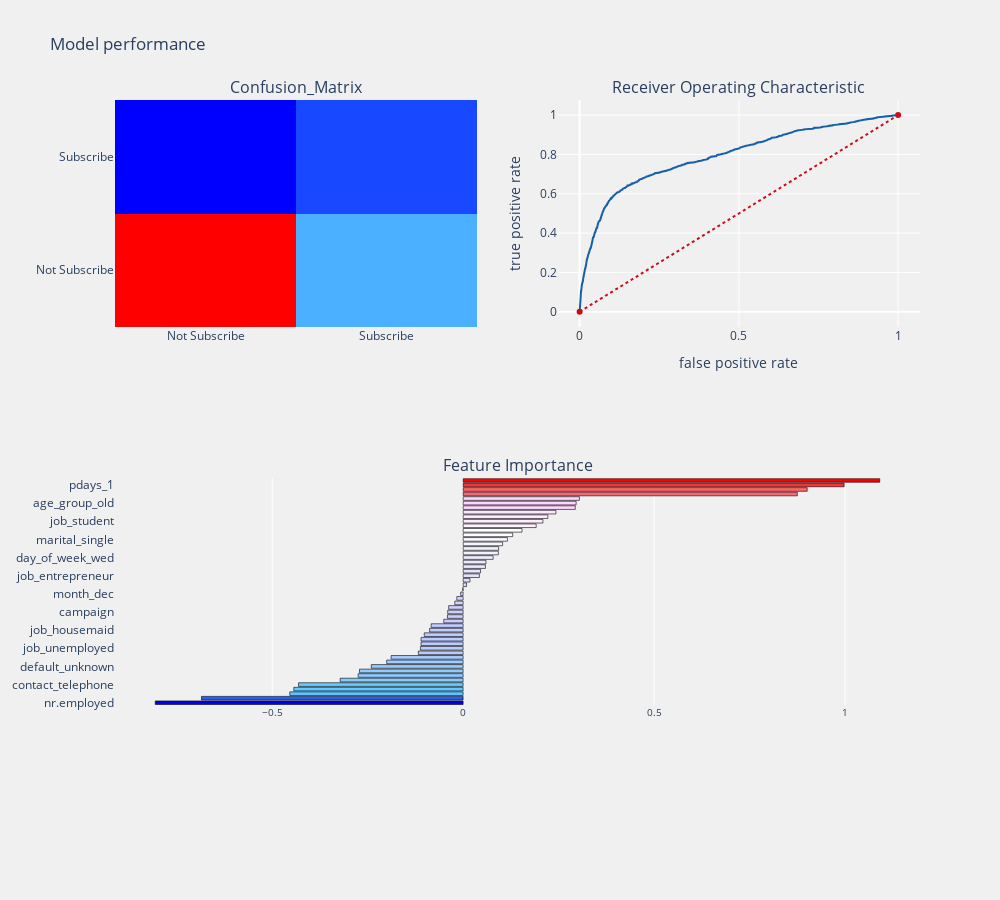

The code cell stored with this chart in its notebook:
### Code cell
from sklearn.linear_model import LogisticRegression

X_scaled_train, X_scaled_test, y_scaled_train, y_scaled_test = train_test_split(df_scaled_dummies.drop(columns=['y']), df_scaled_dummies['y'], test_size=0.25, random_state=42)

lr = LogisticRegression(class_weight={0:1 , 1:8})
select_model_prediction (lr, X_scaled_train, X_scaled_test, y_scaled_train, y_scaled_test,
                         X_train.columns, "coefficient", threshold_plot = True)

### Figure 1 — Plotly figure (JSON) as saved in the notebook; plotly's stock layout.template omitted (floating-point values rounded to 4 significant figures; data arrays with more than 128 entries replaced by an {"elided": "..."} marker saying what was removed)
{"data": [{"colorscale": [[0, "rgb(0,0,255)"], [0.1, "rgb(51,153,255)"], [0.2, "rgb(102,204,255)"], [0.3, "rgb(153,204,255)"], [0.4, "rgb(204,204,255)"], [0.5, "rgb(255,255,255)"], [0.6, "rgb(255,204,255)"], [0.7, "rgb(255,153,255)"], [0.8, "rgb(255,102,204)"], [0.9, "rgb(255,102,102)"], [1, "rgb(255,0,0)"]], "name": "matrix", "showscale": false, "type": "heatmap", "x": ["Not Subscribe", "Subscribe"], "xaxis": "x", "y": ["Not Subscribe", "Subscribe"], "yaxis": "y", "z": [[7589, 1450], [409, 749]]}, {"line": {"color": "rgb(22, 96, 167)", "width": 2}, "name": "Roc:0.7431944303527546", "type": "scatter", "x": {"elided": "2483 float values"}, "xaxis": "x2", "y": {"elided": "2483 float values"}, "yaxis": "y2"}, {"line": {"color": "rgb(205, 12, 24)", "dash": "dot", "width": 2}, "type": "scatter", "x": [0, 1], "xaxis": "x2", "y": [0, 1], "yaxis": "y2"}, {"marker": {"color": [-0.8064, -0.6854, -0.4542, -0.4435, -0.4311, -0.3221, -0.2752, -0.2715, -0.2405, -0.2002, -0.1887, -0.1174, -0.1118, -0.1103, -0.1103, -0.1019, -0.08792, -0.08383, -0.05078, -0.04102, -0.04044, -0.03793, -0.02195, -0.01661, -0.006535, -0.0009854, 0.008851, 0.01789, 0.04254, 0.04558, 0.05831, 0.05986, 0.0786, 0.09217, 0.09286, 0.1033, 0.116, 0.1298, 0.1542, 0.1912, 0.2089, 0.2218, 0.2429, 0.2936, 0.2959, 0.3045, 0.8752, 0.9011, 0.9978, 1.091], "colorscale": [[0, "rgb(0,0,255)"], [0.1, "rgb(51,153,255)"], [0.2, "rgb(102,204,255)"], [0.3, "rgb(153,204,255)"], [0.4, "rgb(204,204,255)"], [0.5, "rgb(255,255,255)"], [0.6, "rgb(255,204,255)"], [0.7, "rgb(255,153,255)"], [0.8, "rgb(255,102,204)"], [0.9, "rgb(255,102,102)"], [1, "rgb(255,0,0)"]], "line": {"color": "black", "width": 0.6}}, "name": "coefficients", "orientation": "h", "type": "bar", "x": [-0.8064, -0.6854, -0.4542, -0.4435, -0.4311, -0.3221, -0.2752, -0.2715, -0.2405, -0.2002, -0.1887, -0.1174, -0.1118, -0.1103, -0.1103, -0.1019, -0.08792, -0.08383, -0.05078, -0.04102, -0.04044, -0.03793, -0.02195, -0.01661, -0.006535, -0.0009854, 0.008851, 0.01789, 0.04254, 0.04558, 0.05831, 0.05986, 0.0786, 0.09217, 0.09286, 0.1033, 0.116, 0.1298, 0.1542, 0.1912, 0.2089, 0.2218, 0.2429, 0.2936, 0.2959, 0.3045, 0.8752, 0.9011, 0.9978, 1.091], "xaxis": "x3", "y": ["nr.employed", "month_may", "month_sep", "month_nov", "contact_telephone", "previous_2+", "month_aug", "default_1", "default_unknown", "day_of_week_mon", "previous_1", "job_services", "job_unemployed", "loan_unknown", "housing_unknown", "job_blue-collar", "job_housemaid", "age_group_mid", "cons.price.idx", "day_of_week_tue", "campaign", "housing_1", "job_management", "day_of_week_thu", "month_dec", "loan_1", "job_technician", "job_self-employed", "job_entrepreneur", "marital_married", "month_jul", "education_basic.9y", "day_of_week_wed", "euribor3m", "cons.conf.idx", "education_professional.course", "marital_single", "job_retired", "education_high.school", "education_university.degree", "job_student", "month_jun", "education_basic.6y", "poutcome_nonexistent", "age_group_old", "month_oct", "month_mar", "poutcome_success", "pdays_1", "education_illiterate"], "yaxis": "y3"}], "layout": {"annotations": [{"font": {"size": 16}, "showarrow": false, "text": "Confusion_Matrix", "x": 0.225, "xanchor": "center", "xref": "paper", "y": 1, "yanchor": "bottom", "yref": "paper"}, {"font": {"size": 16}, "showarrow": false, "text": "Receiver Operating Characteristic", "x": 0.775, "xanchor": "center", "xref": "paper", "y": 1, "yanchor": "bottom", "yref": "paper"}, {"font": {"size": 16}, "showarrow": false, "text": "Feature Importance", "x": 0.5, "xanchor": "center", "xref": "paper", "y": 0.375, "yanchor": "bottom", "yref": "paper"}], "autosize": false, "height": 900, "margin": {"b": 195}, "paper_bgcolor": "rgba(240,240,240, 0.95)", "plot_bgcolor": "rgba(240,240,240, 0.95)", "showlegend": false, "title": {"text": "Model performance"}, "width": 1000, "xaxis": {"anchor": "y", "domain": [0, 0.45]}, "xaxis2": {"anchor": "y2", "domain": [0.55, 1], "title": {"text": "false positive rate"}}, "xaxis3": {"anchor": "y3", "domain": [0, 1], "showgrid": true, "tickangle": 0, "tickfont": {"size": 10}}, "yaxis": {"anchor": "x", "domain": [0.625, 1]}, "yaxis2": {"anchor": "x2", "domain": [0.625, 1], "title": {"text": "true positive rate"}}, "yaxis3": {"anchor": "x3", "domain": [0, 0.375]}}}
